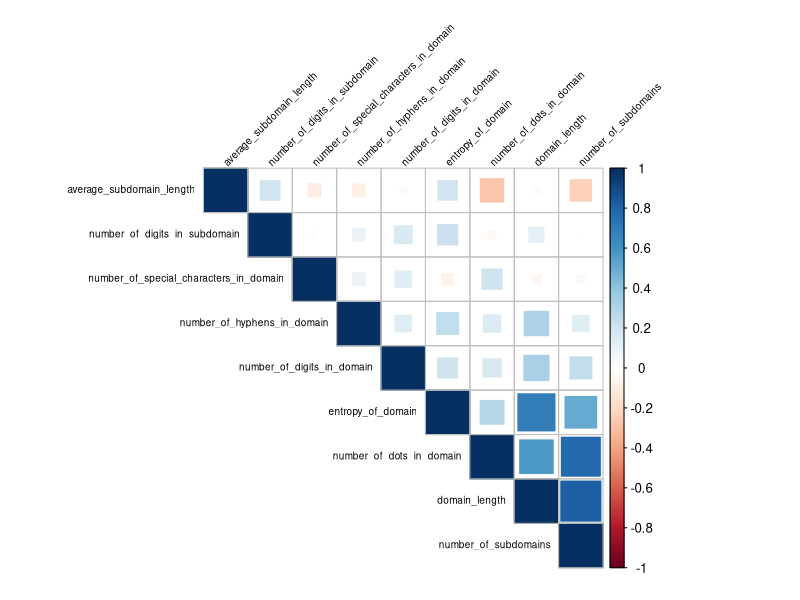
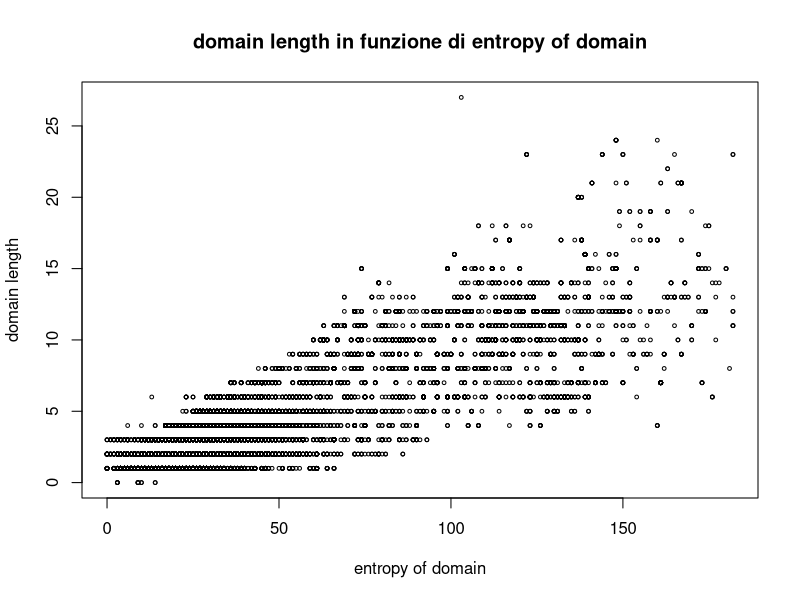
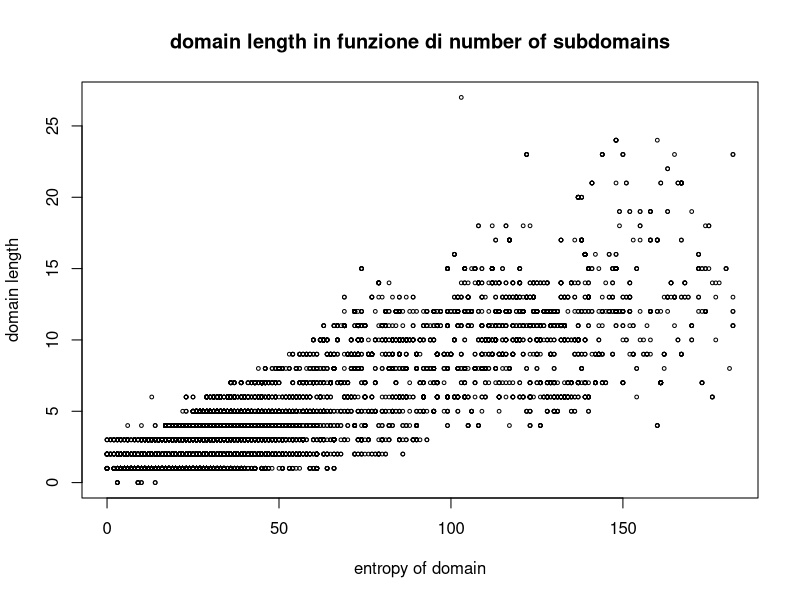
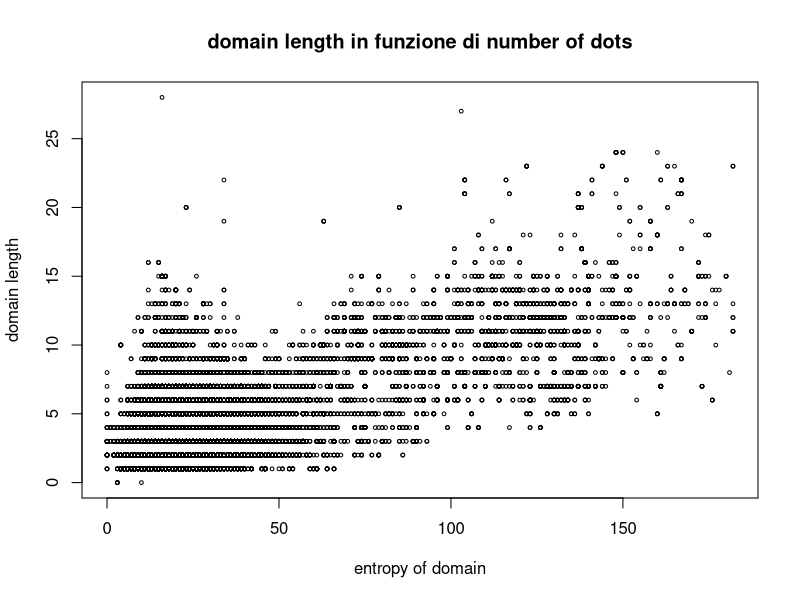
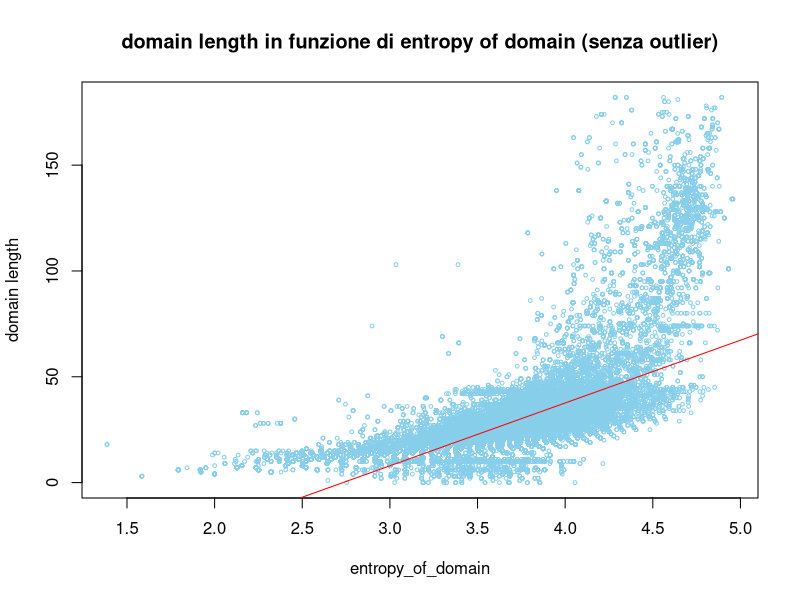

Write the R code that produced these figures, in order.
# Librerie----
library(corrplot)
library(data.table)

# Caricamento dataset ----
dataset <- read.csv("datasets/Dataset_Clean_Phishing_Domain.csv", header=TRUE, sep=",")

dataset$Type <- NULL
dataset$having_repeated_digits_in_domain <- NULL

correlations <- cor(dataset)

corrplot(
  correlations,
  method = "square",  # Usa colori per rappresentare le correlazioni
  type = "upper",     # Mostra solo la parte superiore della matrice
  order = "hclust",   # Ordina le variabili in base alla correlazione
  tl.col = "black",   # Colore delle etichette delle variabili
  tl.cex = 0.6,       # Dimensione del testo delle etichette
  tl.srt = 45,        # Rotazione delle etichette
  cl.cex = 0.8        # Dimensione del testo della legenda
)

cor(dataset$domain_length, dataset$entropy_of_domain)
plot(dataset$domain_length, dataset$number_of_subdomains, 
     xlab = "entropy of domain", ylab = "domain length",
     main = "domain length in funzione di entropy of domain",
     cex = 0.5)

cor(dataset$domain_length, dataset$number_of_subdomains)
plot(dataset$domain_length, dataset$number_of_subdomains, 
     xlab = "entropy of domain", ylab = "domain length",
     main = "domain length in funzione di number of subdomains",
     cex = 0.5)

cor(dataset$domain_length, dataset$number_of_dots_in_domain)
plot(dataset$domain_length, dataset$number_of_dots_in_domain, 
     xlab = "entropy of domain", ylab = "domain length",
     main = "domain length in funzione di number of dots",
     cex = 0.5)

# Regressione lineare ----
# Il modello prevede la lunghezza del dominio in funzione del numero di sottodomini
modello <- lm(domain_length ~ entropy_of_domain, data = dataset)
modello

risultati <- summary(modello)
risultati

plot(dataset$entropy_of_domain, dataset$domain_length, 
     xlab = "entropy_of_domain", ylab = "domain length",
     main = "domain length in funzione di entropy of domain (senza outlier)",
     cex = 0.5, col = "skyblue")
abline(modello, col = "red")
